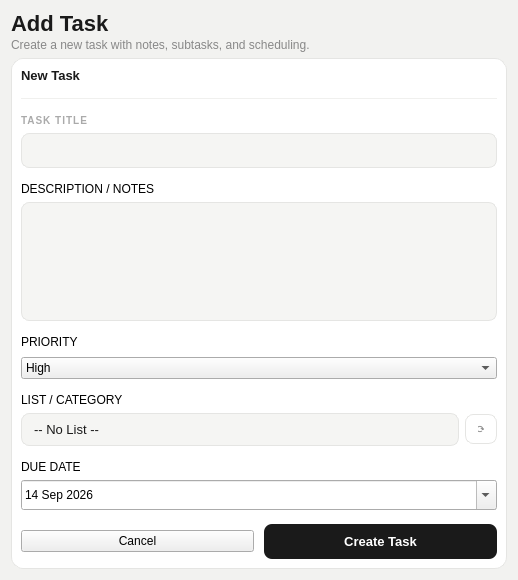
<?xml version="1.0" encoding="UTF-8"?>
<ui version="4.0">
 <class>Dialog</class>
 <widget class="QDialog" name="Dialog">
  <property name="geometry">
   <rect>
    <x>0</x>
    <y>0</y>
    <width>518</width>
    <height>580</height>
   </rect>
  </property>
  <property name="windowTitle">
   <string>Dialog</string>
  </property>
  <property name="styleSheet">
   <string notr="true">
QDialog, QWidget#centralwidget {
    background-color: #F2F2F0;
    font-family: &quot;Segoe UI&quot;, sans-serif;
}
QLabel#pageTitle {
    font-size: 22px;
    font-weight: 700;
    color: #1A1A1A;
}
QLabel#pageSubtitle {
    font-size: 12px;
    color: #888888;
}
QFrame#mainCard {
    background-color: #FFFFFF;
    border-radius: 12px;
    border: 1px solid #E5E5E3;
}
QFrame#rightCard {
    background-color: #FFFFFF;
    border-radius: 12px;
    border: 1px solid #E5E5E3;
}
QLabel#cardSectionTitle {
    font-size: 13px;
    font-weight: 700;
    color: #1A1A1A;
}
QLabel#newTaskLabel {
    font-size: 13px;
    font-weight: 700;
    color: #1A1A1A;
}
QLabel#draftBadge {
    background-color: #F0F0EE;
    color: #666666;
    border-radius: 6px;
    font-size: 11px;
    padding: 2px 8px;
    border: 1px solid #E0E0DE;
}
QLabel#fieldLabel {
    font-size: 10px;
    font-weight: 600;
    color: #AAAAAA;
    letter-spacing: 1px;
}
QLineEdit#inputField {
    background-color: #F5F5F3;
    border: 1px solid #E5E5E3;
    border-radius: 8px;
    font-size: 13px;
    color: #1A1A1A;
    padding: 8px 12px;
    selection-background-color: #1A1A1A;
}
QLineEdit#inputField:focus {
    border: 1px solid #AAAAAA;
}
QTextEdit#descField {
    background-color: #F5F5F3;
    border: 1px solid #E5E5E3;
    border-radius: 8px;
    font-size: 13px;
    color: #444444;
    padding: 8px 12px;
}
QTextEdit#descField:focus {
    border: 1px solid #AAAAAA;
}
QComboBox#comboField {
    background-color: #F5F5F3;
    border: 1px solid #E5E5E3;
    border-radius: 8px;
    font-size: 13px;
    color: #1A1A1A;
    padding: 7px 12px;
}
QComboBox#comboField::drop-down {
    border: none;
    width: 20px;
}
QComboBox#listCombo {
    background-color: #F5F5F3;
    border: 1px solid #E5E5E3;
    border-radius: 8px;
    font-size: 13px;
    color: #1A1A1A;
    padding: 7px 12px;
}
QComboBox#listCombo::drop-down {
    border: none;
    width: 20px;
}
QPushButton#btnRefreshLists {
    background-color: transparent;
    color: #888888;
    border: 1px solid #E5E5E3;
    border-radius: 8px;
    font-size: 11px;
    padding: 7px 12px;
}
QPushButton#btnRefreshLists:hover {
    background-color: #F5F5F3;
}
QPushButton#priorityHigh {
    background-color: #FDECEA;
    color: #D93025;
    border: 2px solid #D93025;
    border-radius: 8px;
    font-size: 12px;
    font-weight: 600;
    padding: 10px;
}
QPushButton#priorityMed {
    background-color: #FFFFFF;
    color: #E6A817;
    border: 1px solid #E5E5E3;
    border-radius: 8px;
    font-size: 12px;
    padding: 10px;
}
QPushButton#priorityMed:hover {
    background-color: #FFF8E1;
    border-color: #E6A817;
}
QPushButton#priorityLow {
    background-color: #FFFFFF;
    color: #1A8A4A;
    border: 1px solid #E5E5E3;
    border-radius: 8px;
    font-size: 12px;
    padding: 10px;
}
QPushButton#priorityLow:hover {
    background-color: #E8F5E9;
    border-color: #1A8A4A;
}
QFrame#tagsBox {
    background-color: #F5F5F3;
    border: 1px solid #E5E5E3;
    border-radius: 8px;
    min-height: 44px;
}
QLabel#tagUrgentPill {
    background-color: #FDECEA;
    color: #D93025;
    border-radius: 10px;
    font-size: 11px;
    font-weight: 600;
    padding: 3px 10px;
    border: 1px solid #F5C6C2;
}
QLabel#tagWorkPill {
    background-color: #E3F2FD;
    color: #1565C0;
    border-radius: 10px;
    font-size: 11px;
    padding: 3px 10px;
    border: 1px solid #BBDEFB;
}
QPushButton#addTagBtn {
    background-color: transparent;
    color: #888888;
    border: 1px dashed #CCCCCC;
    border-radius: 10px;
    font-size: 11px;
    padding: 3px 10px;
}
QPushButton#addTagBtn:hover {
    background-color: #F0F0EE;
}
QPushButton#btnSaveDraft {
    background-color: #FFFFFF;
    color: #444444;
    border: 1px solid #D8D8D6;
    border-radius: 8px;
    font-size: 13px;
    padding: 10px;
}
QPushButton#btnSaveDraft:hover {
    background-color: #F5F5F3;
}
QPushButton#btnCreateTask {
    background-color: #1A1A1A;
    color: #FFFFFF;
    border: none;
    border-radius: 8px;
    font-size: 13px;
    font-weight: 600;
    padding: 10px;
}
QPushButton#btnCreateTask:hover {
    background-color: #333333;
}
QFrame#subtaskRow {
    background-color: #F5F5F3;
    border-radius: 7px;
    border: 1px solid #E5E5E3;
}
QLabel#subtaskTextDone {
    font-size: 12px;
    color: #AAAAAA;
    text-decoration: line-through;
}
QLabel#subtaskText {
    font-size: 12px;
    color: #1A1A1A;
}
QPushButton#addSubtaskBtn {
    background-color: transparent;
    color: #888888;
    border: 1px dashed #CCCCCC;
    border-radius: 7px;
    font-size: 11px;
    padding: 6px;
    text-align: left;
}
QPushButton#addSubtaskBtn:hover {
    background-color: #F0F0EE;
}
QProgressBar#subtaskProgress {
    background-color: #E5E5E3;
    border: none;
    border-radius: 3px;
    max-height: 5px;
}
QProgressBar#subtaskProgress::chunk {
    background-color: #1A8A4A;
    border-radius: 3px;
}
QLabel#progressLabel {
    font-size: 10px;
    color: #888888;
}
QLabel#detailLabel {
    font-size: 12px;
    color: #888888;
}
QLabel#detailValueNormal {
    font-size: 12px;
    color: #1A1A1A;
    font-weight: 500;
}
QLabel#detailValueGreen {
    font-size: 12px;
    color: #1A8A4A;
    font-weight: 600;
}
QLabel#detailValueRed {
    font-size: 12px;
    color: #D93025;
    font-weight: 600;
}
QLabel#detailValueBlue {
    font-size: 12px;
    color: #2563EB;
    font-weight: 500;
}
QLabel#detailDotHigh {
    background-color: #D93025;
    border-radius: 5px;
    min-width: 8px;
    max-width: 8px;
    min-height: 8px;
    max-height: 8px;
}
QLabel#detailDotBlue {
    background-color: #2563EB;
    border-radius: 5px;
    min-width: 8px;
    max-width: 8px;
    min-height: 8px;
    max-height: 8px;
}
QCheckBox {
    spacing: 0px;
}
QCheckBox::indicator {
    width: 16px;
    height: 16px;
    border-radius: 8px;
    border: 2px solid #D0D0CE;
    background: white;
}
QCheckBox::indicator:checked {
    background-color: #1A8A4A;
    border-color: #1A8A4A;
}
   </string>
  </property>
  <layout class="QVBoxLayout" name="verticalLayout">
   <item>
    <layout class="QVBoxLayout" name="_12">
     <property name="spacing">
      <number>2</number>
     </property>
     <item>
      <widget class="QLabel" name="pageTitle">
       <property name="text">
        <string>Add Task</string>
       </property>
      </widget>
     </item>
     <item>
      <widget class="QLabel" name="pageSubtitle">
       <property name="text">
        <string>Create a new task with notes, subtasks, and scheduling.</string>
       </property>
      </widget>
     </item>
    </layout>
   </item>
   <item>
    <layout class="QHBoxLayout">
     <property name="spacing">
      <number>14</number>
     </property>
     <item>
      <widget class="QFrame" name="mainCard">
       <layout class="QVBoxLayout" name="_2">
        <property name="spacing">
         <number>14</number>
        </property>
        <property name="contentsMargins" stdset="0">
         <rect>
          <x>22</x>
          <y>20</y>
          <width>22</width>
          <height>20</height>
         </rect>
        </property>
        <item>
         <layout class="QHBoxLayout" name="_3">
          <property name="spacing">
           <number>8</number>
          </property>
          <item>
           <widget class="QLabel" name="newTaskLabel">
            <property name="text">
             <string>New Task</string>
            </property>
           </widget>
          </item>
          <item>
           <spacer>
            <property name="orientation">
             <enum>Qt::Horizontal</enum>
            </property>
            <property name="sizeHint" stdset="0">
             <size>
              <width>0</width>
              <height>0</height>
             </size>
            </property>
           </spacer>
          </item>
         </layout>
        </item>
        <item>
         <widget class="QFrame" name="frame">
          <property name="styleSheet">
           <string>color:#F0F0EE;</string>
          </property>
          <property name="frameShape">
           <enum>QFrame::HLine</enum>
          </property>
         </widget>
        </item>
        <item>
         <layout class="QVBoxLayout" name="_4">
          <property name="spacing">
           <number>6</number>
          </property>
          <item>
           <widget class="QLabel" name="fieldLabel">
            <property name="text">
             <string>TASK TITLE</string>
            </property>
           </widget>
          </item>
          <item>
           <widget class="QLineEdit" name="inputField">
            <property name="text">
             <string/>
            </property>
           </widget>
          </item>
         </layout>
        </item>
        <item>
         <layout class="QVBoxLayout" name="_5">
          <property name="spacing">
           <number>6</number>
          </property>
          <item>
           <widget class="QLabel" name="fieldLabel_2">
            <property name="text">
             <string>DESCRIPTION / NOTES</string>
            </property>
           </widget>
          </item>
          <item>
           <widget class="QTextEdit" name="descField">
            <property name="html">
             <string>&lt;!DOCTYPE HTML PUBLIC &quot;-//W3C//DTD HTML 4.0//EN&quot; &quot;http://www.w3.org/TR/REC-html40/strict.dtd&quot;&gt;
&lt;html&gt;&lt;head&gt;&lt;meta name=&quot;qrichtext&quot; content=&quot;1&quot; /&gt;&lt;style type=&quot;text/css&quot;&gt;
p, li { white-space: pre-wrap; }
&lt;/style&gt;&lt;/head&gt;&lt;body style=&quot; font-family:'MS Shell Dlg 2'; font-size:13px; font-weight:400; font-style:normal;&quot;&gt;
&lt;p style=&quot;-qt-paragraph-type:empty; margin-top:0px; margin-bottom:0px; margin-left:0px; margin-right:0px; -qt-block-indent:0; text-indent:0px;&quot;&gt;&lt;br /&gt;&lt;/p&gt;&lt;/body&gt;&lt;/html&gt;</string>
            </property>
            <property name="plainText">
             <string/>
            </property>
           </widget>
          </item>
         </layout>
        </item>
        <item>
         <layout class="QVBoxLayout" name="_6">
          <property name="spacing">
           <number>8</number>
          </property>
          <item>
           <widget class="QLabel" name="fieldLabel_3">
            <property name="text">
             <string>PRIORITY</string>
            </property>
           </widget>
          </item>
          <item>
           <widget class="QComboBox" name="comboBox">
            <property name="editable">
             <bool>false</bool>
            </property>
            <item>
             <property name="text">
              <string>High</string>
             </property>
            </item>
            <item>
             <property name="text">
              <string>Medium</string>
             </property>
            </item>
            <item>
             <property name="text">
              <string>Low</string>
             </property>
            </item>
           </widget>
          </item>
          <item>
           <layout class="QHBoxLayout" name="_7">
            <property name="spacing">
             <number>8</number>
            </property>
           </layout>
          </item>
         </layout>
        </item>
        <item>
         <layout class="QVBoxLayout" name="listLayout">
          <property name="spacing">
           <number>6</number>
          </property>
          <item>
           <widget class="QLabel" name="fieldLabel_5">
            <property name="text">
             <string>LIST / CATEGORY</string>
            </property>
           </widget>
          </item>
          <item>
           <layout class="QHBoxLayout" name="listComboLayout">
            <item>
             <widget class="QComboBox" name="listCombo">
              <property name="sizePolicy">
               <sizepolicy hsizetype="Expanding" vsizetype="Fixed">
                <horstretch>1</horstretch>
                <verstretch>0</verstretch>
               </sizepolicy>
              </property>
              <item>
               <property name="text">
                <string>-- No List --</string>
               </property>
              </item>
             </widget>
            </item>
            <item>
             <widget class="QPushButton" name="btnRefreshLists">
              <property name="text">
               <string>⟳</string>
              </property>
              <property name="maximumSize">
               <size>
                <width>32</width>
                <height>16777215</height>
               </size>
              </property>
              <property name="toolTip">
               <string>Refresh lists</string>
              </property>
             </widget>
            </item>
           </layout>
          </item>
         </layout>
        </item>
        <item>
         <layout class="QHBoxLayout" name="_8">
          <property name="spacing">
           <number>12</number>
          </property>
          <item>
           <layout class="QVBoxLayout" name="_9">
            <property name="spacing">
             <number>6</number>
            </property>
            <item>
             <widget class="QLabel" name="fieldLabel_4">
              <property name="text">
               <string>DUE DATE</string>
              </property>
             </widget>
            </item>
            <item>
             <widget class="QDateEdit" name="dateEdit">
              <property name="enabled">
               <bool>true</bool>
              </property>
              <property name="minimumSize">
               <size>
                <width>25</width>
                <height>30</height>
               </size>
              </property>
              <property name="maximumSize">
               <size>
                <width>16777215</width>
                <height>30</height>
               </size>
              </property>
              <property name="font">
               <font>
                <weight>50</weight>
                <bold>false</bold>
               </font>
              </property>
              <property name="wrapping">
               <bool>true</bool>
              </property>
              <property name="dateTime">
               <datetime>
                <hour>12</hour>
                <minute>0</minute>
                <second>0</second>
                <year>2026</year>
                <month>9</month>
                <day>14</day>
               </datetime>
              </property>
              <property name="maximumDateTime">
               <datetime>
                <hour>23</hour>
                <minute>59</minute>
                <second>59</second>
                <year>2050</year>
                <month>12</month>
                <day>31</day>
               </datetime>
              </property>
              <property name="minimumDateTime">
               <datetime>
                <hour>0</hour>
                <minute>0</minute>
                <second>0</second>
                <year>2026</year>
                <month>3</month>
                <day>27</day>
               </datetime>
              </property>
              <property name="calendarPopup">
               <bool>true</bool>
              </property>
             </widget>
            </item>
           </layout>
          </item>
         </layout>
        </item>
        <item>
         <layout class="QHBoxLayout" name="_11">
          <property name="spacing">
           <number>10</number>
          </property>
          <item>
           <widget class="QPushButton" name="btnCancel">
            <property name="text">
             <string>Cancel</string>
            </property>
           </widget>
          </item>
          <item>
           <widget class="QPushButton" name="btnCreateTask">
            <property name="text">
             <string>Create Task</string>
            </property>
           </widget>
          </item>
         </layout>
        </item>
       </layout>
      </widget>
     </item>
    </layout>
   </item>
  </layout>
 </widget>
 <resources/>
 <connections/>
</ui>
